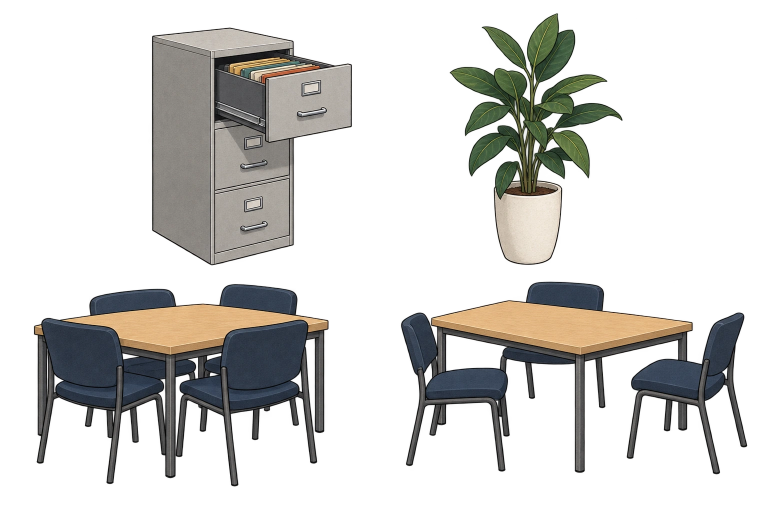
#> input picture popup-book/books/toeic-part1/art-src/03-office-things.webp, 1536 x 1024 px, given as the content of the folder ../books/toeic-part1/art-src/04-site-people.webp, which was not available (shown at 1/2 size)
$ python import_art.py ../books/toeic-part1/art-src/03-office-things.webp ../books/toeic-part1/art-src/04-site-people.webp
#> lines starting #> are read from the running program, lines starting #| are printed output that depends on the picture; pictures that were not available may be replaced by others from this repository, and a replacement may not be noted
"""Bring a batch of generated art into a book: unzip (or copy a folder), convert every image to a
high-quality WebP in <book>/art-src/ (alpha kept), and write a contact sheet to look at.

usage: python3 tools/import_art.py <book> <batch.zip | folder>
"""
import glob, os, shutil, sys, tempfile, zipfile
from concurrent.futures import ProcessPoolExecutor
from PIL import Image, ImageDraw


def convert(args):
    src, dst = args
    Image.open(src).save(dst, quality=94, method=4)
    return dst


def main(book, src):
    book = os.path.abspath(book)
    out = f'{book}/art-src'; os.makedirs(out, exist_ok=True)
    tmp = None
    if src.endswith('.zip'):
        tmp = tempfile.mkdtemp(); zipfile.ZipFile(src).extractall(tmp); src = tmp
    files = sorted(p for p in glob.glob(f'{src}/**/*', recursive=True) if p.lower().endswith(('.png', '.webp', '.jpg', '.jpeg')))
    jobs = [(p, f'{out}/{os.path.splitext(os.path.basename(p))[0]}.webp') for p in files]
    with ProcessPoolExecutor() as ex:
        done = list(ex.map(convert, jobs))
    if tmp: shutil.rmtree(tmp)
    # contact sheet of what came in
    W = 300; cols = 6; rows = (len(done) + cols - 1) // cols
    sheet = Image.new('RGB', (W * cols, (W + 22) * rows), '#8a8a8a'); d = ImageDraw.Draw(sheet)
#> after `sheet = Image.new('RGB', (W * cols, (W + 22) * rows), '#8a8a8a')`: sheet: PIL image 1800x322 RGB; every value is 138
    for i, p in enumerate(done):
        im = Image.open(p).convert('RGBA'); size = im.size; im.thumbnail((W - 8, W - 8))
#> after `size = im.size`: size = (1536, 1024)
#> after `im.thumbnail((W - 8, W - 8))`:
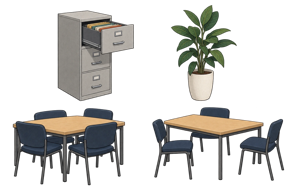
#> im: PIL image 292x195 RGBA; mean R, G, B, A 32.4, 31.7, 28.9, 73.5; transparent parts drawn white
        x, y = (i % cols) * W, (i // cols) * (W + 22)
        sheet.paste(im, (x + 4, y + 4), im); d.text((x + 4, y + W), f'{os.path.basename(p)[:-5]} {size[0]}x{size[1]}', fill='black')
#> after `sheet.paste(im, (x + 4, y + 4), im)`:
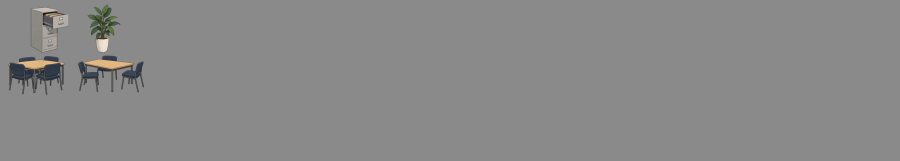
#> sheet: PIL image 1800x322 RGB (shown at 1/2 size); mean R, G, B 137.2, 137.1, 136.8
    os.makedirs(f'{book}/build/measure', exist_ok=True)
    sheet.save(f'{book}/build/measure/import-contact.png')
    print(f'{len(done)} images -> {out}; contact sheet: {book}/build/measure/import-contact.png')


if __name__ == '__main__':
    main(sys.argv[1], sys.argv[2])

$ run again, on popup-book/books/toeic-part1/art-src/04-site-people.webp
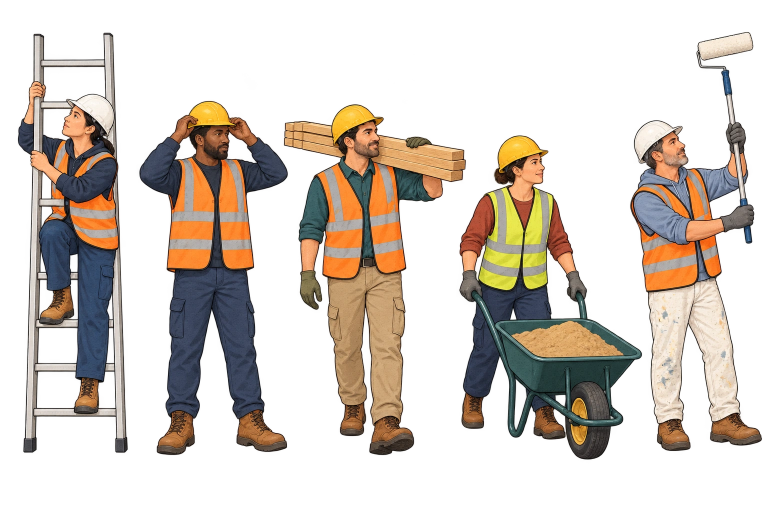
#> input picture popup-book/books/toeic-part1/art-src/04-site-people.webp, 1536 x 1024 px, given as the content of the folder ../books/toeic-part1/art-src/04-site-people.webp, which was not available (shown at 1/2 size)
#> in main, `im.thumbnail((W - 8, W - 8))`:
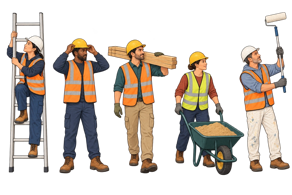
#> im: PIL image 292x195 RGBA; mean R, G, B, A 51.7, 42.8, 34.3, 89.5; transparent parts drawn white
#> in main, `sheet.paste(im, (x + 4, y + 4), im)`:
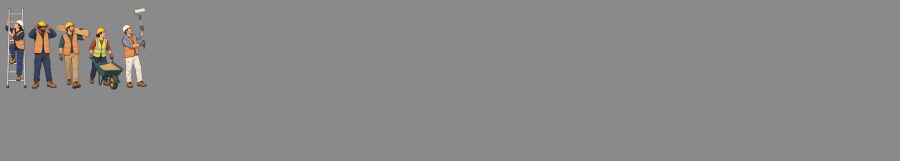
#> sheet: PIL image 1800x322 RGB (shown at 1/2 size); mean R, G, B 138.1, 137.2, 136.4

$ run again, on popup-book/books/toeic-part1/art-src/05-site-wall.webp
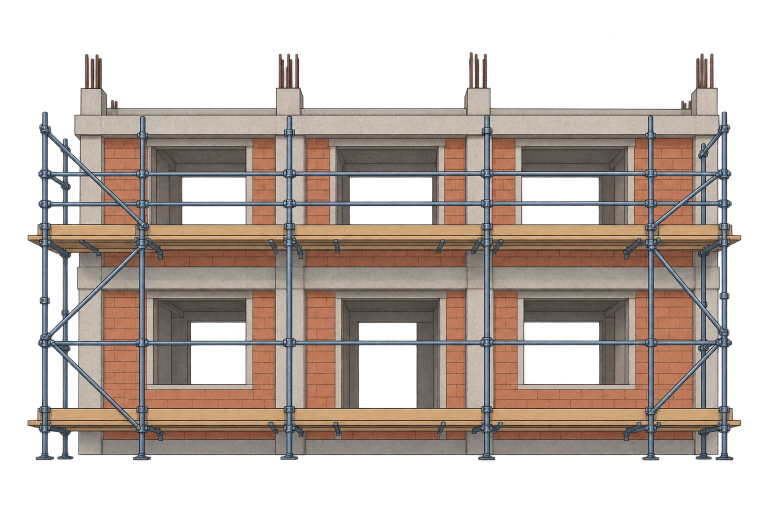
#> input picture popup-book/books/toeic-part1/art-src/05-site-wall.webp, 1536 x 1024 px, given as the content of the folder ../books/toeic-part1/art-src/05-site-wall.webp, which was not available (shown at 1/2 size)
#> in main, `im.thumbnail((W - 8, W - 8))`:
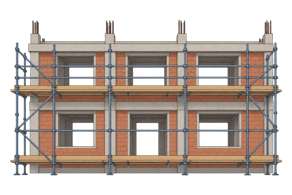
#> im: PIL image 292x195 RGBA; mean R, G, B, A 80.5, 68.8, 61.5, 137.4; transparent parts drawn white
#> in main, `sheet.paste(im, (x + 4, y + 4), im)`:
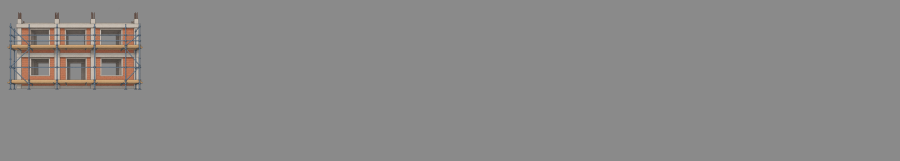
#> sheet: PIL image 1800x322 RGB (shown at 1/2 size); mean R, G, B 138.3, 137.2, 136.5
